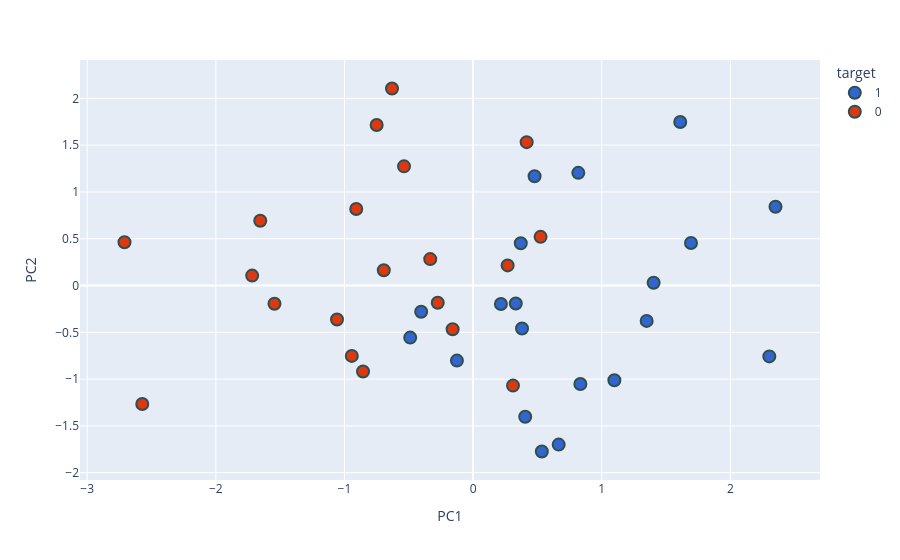

Source (notebook cell):
### Markdown cell above
# Forming the final plot after performing PCA

### Code cell
new_df['target'] = new_df['target'].astype(str)

# Pass new_df first, then use column names as strings
fig = px.scatter(
    new_df,
    x='PC1',
    y='PC2',
    color='target',
    color_discrete_sequence=px.colors.qualitative.G10
)

# Update marker styling directly
fig.update_traces(
    marker=dict(
        size=12,
        line=dict(width=2, color='DarkSlateGrey')
    )
)

fig.show()

### Figure 1 — Plotly figure (JSON) as saved in the notebook; plotly's stock layout.template omitted (floating-point values rounded to 4 significant figures)
{"data": [{"hovertemplate": "target=1<br>PC1=%{x}<br>PC2=%{y}<extra></extra>", "legendgroup": "1", "marker": {"color": "#3366CC", "line": {"color": "DarkSlateGrey", "width": 2}, "size": 12, "symbol": "circle"}, "mode": "markers", "name": "1", "orientation": "v", "showlegend": true, "type": "scatter", "x": [2.303, 0.3803, 0.5343, 1.61, 1.098, 1.694, 0.8339, 0.4779, 1.349, 0.2164, 0.8179, 1.403, 0.405, -0.489, -0.4038, 2.351, 0.3317, 0.3705, 0.6655, -0.1257], "xaxis": "x", "y": [-0.7576, -0.4594, -1.774, 1.748, -1.012, 0.4547, -1.052, 1.168, -0.3779, -0.1974, 1.204, 0.02926, -1.403, -0.5567, -0.2804, 0.8418, -0.1922, 0.4512, -1.7, -0.8023], "yaxis": "y"}, {"hovertemplate": "target=0<br>PC1=%{x}<br>PC2=%{y}<extra></extra>", "legendgroup": "0", "marker": {"color": "#DC3912", "line": {"color": "DarkSlateGrey", "width": 2}, "size": 12, "symbol": "circle"}, "mode": "markers", "name": "0", "orientation": "v", "showlegend": true, "type": "scatter", "x": [0.5245, -0.8558, -0.9432, 0.2685, -1.544, 0.4164, -0.1592, -2.572, -1.058, -0.3333, -0.9086, -0.6305, -0.5373, -2.71, -0.2749, -1.655, -0.6944, -0.7498, -1.718, 0.3102], "xaxis": "x", "y": [0.5202, -0.9185, -0.752, 0.215, -0.1946, 1.532, -0.4671, -1.266, -0.3638, 0.2821, 0.817, 2.105, 1.274, 0.4627, -0.1849, 0.6915, 0.163, 1.716, 0.1059, -1.07], "yaxis": "y"}], "layout": {"legend": {"title": {"text": "target"}, "tracegroupgap": 0}, "margin": {"t": 60}, "xaxis": {"anchor": "y", "domain": [0, 1], "title": {"text": "PC1"}}, "yaxis": {"anchor": "x", "domain": [0, 1], "title": {"text": "PC2"}}}}
